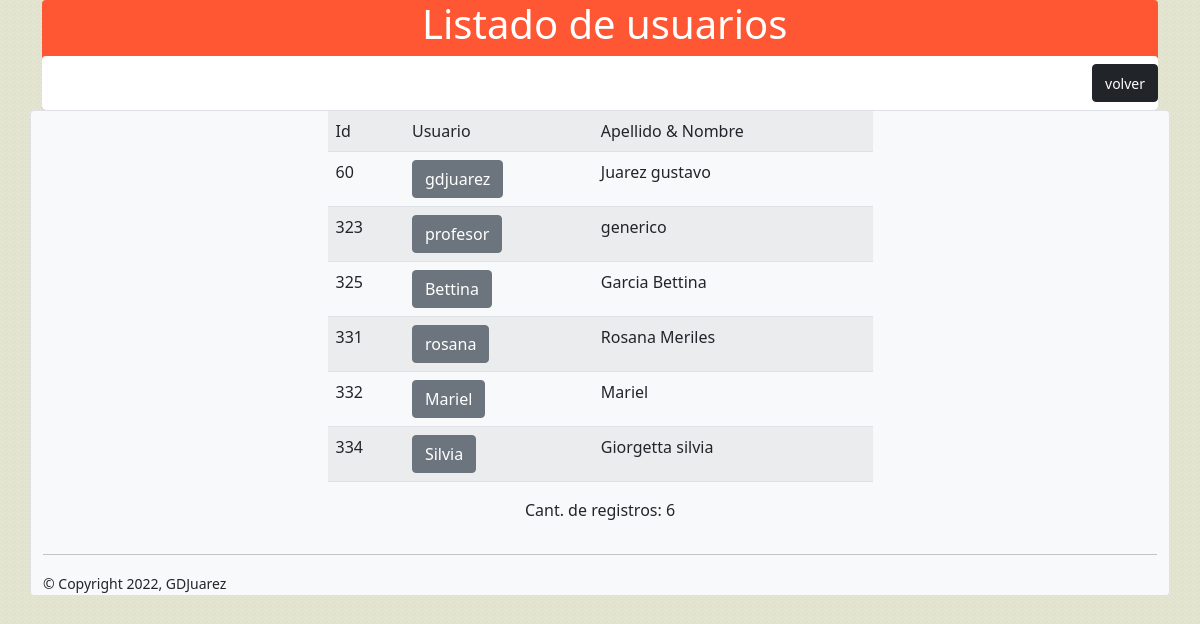
Page /usuarios/gridusuarios.php (signed in) on the committed database.
### tables this page shows
CREATE TABLE `usuarios` (
  `id` int(11) NOT NULL,
  `user` varchar(20) NOT NULL,
  `pass` varchar(50) NOT NULL,
  `apellido_nombre` varchar(30) NOT NULL,
  `roll` int(2) NOT NULL
);

### usuarios/gridusuarios.php (the view, shortened to what this page needs)
<?php
 include("../conexion/conexion.php");
?>
<?php
$consulta="SELECT id,user,apellido_nombre FROM usuarios";
$resultados = mysqli_query($miConexion,$consulta);
   $cantidad_registros = mysqli_num_rows($resultados);
    $dyn_table= "<table id='Tabla' class='table table-striped' >";
	$dyn_table.= "<td>" . "Id" ."</td>";
    $dyn_table.= "<td>" . "Usuario" ."</td>";
	$dyn_table.= "<td>" . "Apellido & Nombre ". "</td>";
while($row = mysqli_fetch_row($resultados)){
    $id = $row[0];
    $member_name = $row[1];
    $apellido_nombre = $row[2];
		$dyn_table.= "<tr>";
		$dyn_table.= "<td>" . $id ."</td>";
		$dyn_table.= "<td>" ."<input type='submit' name='caja' class='btn btn-secondary btn-block' value='".$member_name."'/>"."</td>";
		$dyn_table.= "<td>" . $apellido_nombre . "</td>";
		$dyn_table.= "</tr>";
}
$dyn_table.="</tr></table>";
?>
<!DOCTYPE html>
<html lang="en">
<head>
    <link rel="stylesheet" href="https://use.fontawesome.com/releases/v5.6.3/css/all.css"
>
    <link href="https://cdn.jsdelivr.net/npm/bootstrap@5.0.0-beta1/dist/css/bootstrap.min.css" rel="stylesheet"
>
    <link rel="stylesheet" href="../stylefondo.css">
</head>
<body>
    <header>
    <div class="container">
        <div class="banner  rounded" style="background-color:  #FF5733;">
            <div class="row">
                <div class="col-lg-4">
                </div>
                <div class="col-lg-8">
                    <h1 class="text-left text-white">Listado de usuarios</h1>
                </div>
            </div>
            <nav class="navbar navbar-light bg-white rounded">
                <form class="form-inline my-2 my-lg-0" action="registroUsuarios.php" method="post">
                    <button class="btn btn-dark " type="submit"><small>volver</small></button>
                </form>
            </nav>
        </div>
    </header>
    <div class='container bg-light border rounded'>
        <div class='row align-items-center'>
            <div class="col-md-6">
                <div id="chequeo" align="center">
                    <form action="registroUsuarios.php" method="POST">
                        <?php
								echo $dyn_table;
								echo "<p align='center'> Cant. de registros: ".$cantidad_registros."</p>";
								?>
                    </form>
                </div>
            </div>
        </div>
        <hr>
        <footer>
            <small>&copy; Copyright 2022, GDJuarez</small>
        </footer>
    </div>
</body>
</html>

### stylefondo.css (style rules this page uses)
body { background-color: #e4e5d0; }

### rows in the picture
usuarios: id "60", caja "gdjuarez", apellido_nombre "Juarez gustavo"
usuarios: id "323", caja "profesor", apellido_nombre "generico"
usuarios: id "325", caja "Bettina", apellido_nombre "Garcia Bettina"
usuarios: id "331", caja "rosana", apellido_nombre "Rosana Meriles"
usuarios: id "332", caja "Mariel", apellido_nombre "Mariel"
usuarios: id "334", caja "Silvia", apellido_nombre "Giorgetta silvia"

### other values in the picture
$cantidad_registros "6"
